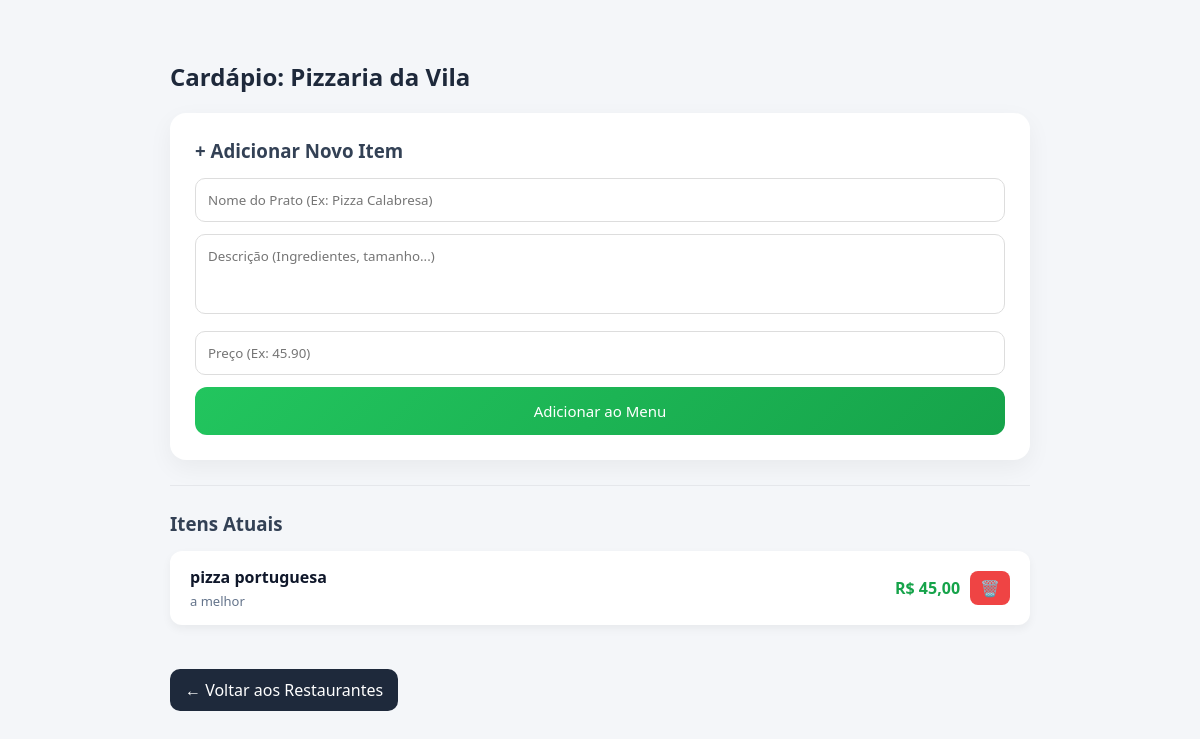
Page /gerenciar_cardapio.php?id=1 on the committed database.
### tables this page shows
CREATE TABLE `restaurantes` (
  `id` int(11) NOT NULL,
  `nome` varchar(100) DEFAULT NULL,
  `tipo` varchar(50) DEFAULT NULL,
  `preco` varchar(20) DEFAULT NULL,
  `latitude` decimal(9,6) DEFAULT NULL,
  `longitude` decimal(9,6) DEFAULT NULL,
  `horario_abre` time DEFAULT NULL,
  `horario_fecha` time DEFAULT NULL,
  `id_categoria` int(11) DEFAULT NULL,
  `dias_funcionamento` varchar(100) DEFAULT 'Seg, Ter, Qua, Qui, Sex, Sab, Dom',
  `id_usuario` int(11) DEFAULT NULL
);

CREATE TABLE `cardapio` (
  `id` int(11) NOT NULL,
  `id_restaurante` int(11) DEFAULT NULL,
  `item_nome` varchar(100) DEFAULT NULL,
  `descricao` text DEFAULT NULL,
  `valor` decimal(10,2) DEFAULT NULL
);

### gerenciar_cardapio.php (the view, shortened to what this page needs)
<?php
include("conexao.php");
$id_restaurante = $_GET['id'];
$res_info = $conn->query("SELECT nome FROM restaurantes WHERE id = $id_restaurante");
$restaurante = $res_info->fetch_assoc();
$itens = $conn->query("SELECT * FROM cardapio WHERE id_restaurante = $id_restaurante");
?>
<!DOCTYPE html>
<html lang="pt-br">
<head>
</head>
<body>
    <div class="container">
        <h2>Cardápio: <?= $restaurante['nome'] ?></h2>
        <div class="card form-cardapio">
            <h3>+ Adicionar Novo Item</h3>
            <form method="POST">
                <input type="text" name="item_nome" placeholder="Nome do Prato (Ex: Pizza Calabresa)" required>
                <textarea name="descricao" placeholder="Descrição (Ingredientes, tamanho...)"></textarea>
                <input type="number" step="0.01" name="valor" placeholder="Preço (Ex: 45.90)" required>
                <button type="submit" name="add_prato" class="btn-grande">Adicionar ao Menu</button>
            </form>
        </div>
        <hr>
        <h3>Itens Atuais</h3>
        <div class="lista-itens">
            <?php while ($i = $itens->fetch_assoc()): ?>
                <div class="item-linha">
                    <div class="info">
                        <strong><?= $i['item_nome'] ?></strong>
                        <p><?= $i['descricao'] ?></p>
                    </div>
                    <div style="display:flex; align-items:center; gap:10px;">
                        <div class="preco">R$ <?= number_format($i['valor'], 2, ',', '.') ?></div>
                        <a href="?excluir=<?= $i['id'] ?>" class="btn-delete">🗑️</a>
                    </div>
                </div>
            <?php endwhile; ?>
        </div>
        <br>
        <a href="meus_restaurantes.php">← Voltar aos Restaurantes</a>
    </div>
</body>
</html>

### gerenciar_cardapio.php (style rules this page uses)
* { margin: 0; padding: 0; box-sizing: border-box; font-family: 'Segoe UI', sans-serif; }
body { background: #f4f6f9; color: #333; }
.container { max-width: 900px; margin: 40px auto; padding: 20px; }
h2 { margin-bottom: 20px; color: #1e293b; }
h3 { margin-bottom: 15px; color: #334155; }
.card { background: white; padding: 25px; border-radius: 16px; box-shadow: 0 8px 25px rgba(0, 0, 0, 0.05); margin-bottom: 25px; }
.form-cardapio input, .form-cardapio textarea { width: 100%; padding: 12px; margin-bottom: 12px; border: 1px solid #ddd; border-radius: 10px; transition: 0.2s; }
.form-cardapio textarea { resize: none; height: 80px; }
.btn-grande { width: 100%; padding: 14px; background: linear-gradient(135deg, #22c55e, #16a34a); color: white; border: none; border-radius: 12px; cursor: pointer; font-size: 15px; transition: 0.3s; }
.lista-itens { margin-top: 15px; }
.item-linha { display: flex; justify-content: space-between; align-items: center; background: white; padding: 15px 20px; border-radius: 12px; margin-bottom: 12px; box-shadow: 0 4px 10px rgba(0, 0, 0, 0.05); transition: 0.2s; }
.item-linha .info strong { font-size: 16px; color: #0f172a; }
.item-linha .info p { font-size: 13px; color: #64748b; margin-top: 4px; }
.preco { font-size: 16px; font-weight: bold; color: #16a34a; white-space: nowrap; }
hr { border: none; border-top: 1px solid #e5e7eb; margin: 25px 0; }
a[href="meus_restaurantes.php"] { display: inline-block; margin-top: 10px; padding: 10px 15px; background: #1e293b; color: white; border-radius: 10px; text-decoration: none; }
.btn-delete { background: #ef4444; color: white; padding: 6px 10px; border-radius: 8px; text-decoration: none; }

### rows in the picture
restaurantes: nome "Pizzaria da Vila"
cardapio: item_nome "pizza portuguesa", descricao "a melhor", valor "45,00"
